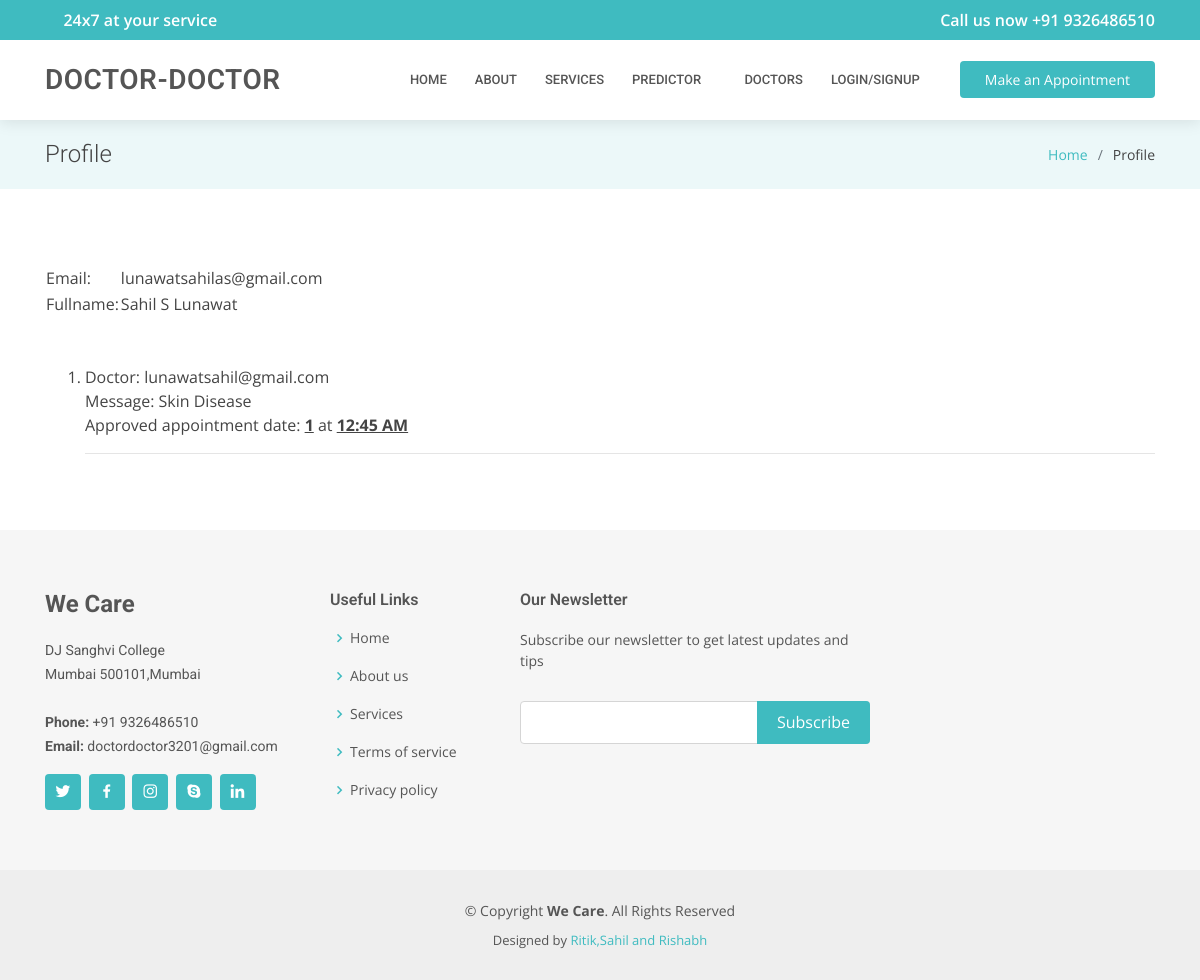
/accounts/client_profile/8/, run on an earlier commit of the app's database.
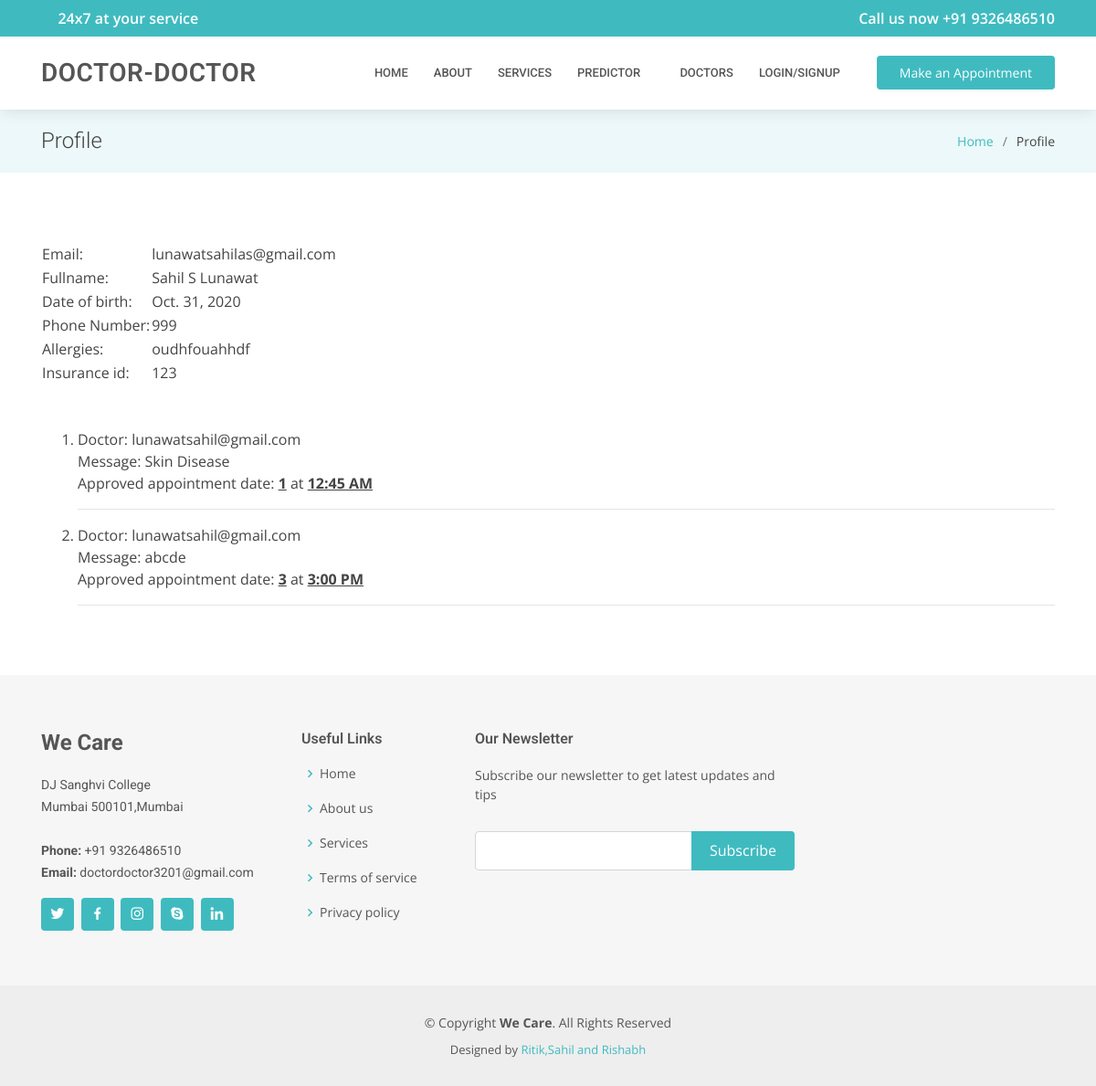
And on a later commit of the database.
### accounts/models.py (models this page shows, shortened)
class CustomUser(AbstractUser):
    id              = models.AutoField(primary_key=True)
    username        = models.CharField(max_length=30,null=True,blank=True)
    fullname        = models.CharField(blank=True, null=True, max_length=255)##
    is_doctor       = models.BooleanField(default=False, blank=True, null=True)
    password        = models.CharField(max_length=255)
    email           = models.EmailField(max_length=254, unique=True)
    date_of_birth   = models.DateField(blank=True, editable=True,null=True)
    date_created    = models.DateField(auto_now=True, editable=False)
    is_active       = models.BooleanField(default=True)
    is_admin        = models.BooleanField(default=False)
    USERNAME_FIELD  = 'email'
    REQUIRED_FIELDS = []
    objects = CustomUserManager()
    def __str__(self):
        return str(self.email)

class Appointment(models.Model):
    id              = models.AutoField(primary_key=True)
    doctor          = models.ForeignKey(Doctor,related_name='appointment_doctor',on_delete=models.CASCADE)
    patient         = models.ForeignKey(Patient,related_name='appointment_patient',on_delete=models.CASCADE)
    day1            = models.DateField(blank=True, editable=True,null=True)
    day2            = models.DateField(blank=True, editable=True,null=True)
    day3            = models.DateField(blank=True, editable=True,null=True)
    message         = models.CharField(blank=True, null=True, max_length=512)
    approved_for    = models.CharField(blank=True, editable=True,null=True, max_length=10)
    approved_time   = models.CharField(blank=True, editable=True,null=True, max_length=10)
    prescription    = models.CharField(blank=True, editable=True,null=True, max_length=1000)
    class Meta:
        verbose_name = 'Appointment'

class Patient(CustomUser):
    phone_number = models.IntegerField(blank=True, null=True)
    blood_group = models.CharField(
        blank=True, null=True, max_length=2, choices=blood_group_choices)
    allergies = models.CharField(blank=True, null=True, max_length=512)
    marital_status = models.CharField(
        blank=True, null=True, max_length=1, choices=marital_status_choices)
    emergency_Name = models.CharField(
        blank=True, null=True, max_length=30, verbose_name='Your emergency name')
    emergency_phone_number = models.IntegerField(
        blank=True, null=True, verbose_name='Your emergency phone number')
    emergency_relationship = models.CharField(
        blank=True, null=True, max_length=30, verbose_name='Relationship')
    insurance_id        = models.IntegerField(blank=True,null=True)
    insurance_company    = models.CharField(blank=True, null=True, max_length=512)
    insurance_validity    = models.DateField(blank=True, editable=True,null=True)
    class Meta:
        verbose_name = 'User: Patient'

### accounts/views.py (the view)
# urls.py: url(r'^accounts/client_profile/(?P<id>[\d]+)/$',views.patient_profile,name='patient_profile'),
def patient_profile(request,id):
    context = {}
    queryset = Patient.objects.filter(customuser_ptr_id=id)
    context['appointments'] = Appointment.objects.filter(patient=id)
    context['fields'] = queryset.get()
    context['patient_profile'] = 'y'
    return render(request, 'accounts/profile.html',context)

### accounts/templatetags/profile_tags.py (called while the page is built)
@register.filter(name='has_group')
def has_group(user, group_name):
    return user.groups.filter(name=group_name).exists()

### accounts/templates/accounts/profile.html (shortened to what this page needs)
{% extends "DoctorDoctor/base.html" %}
{% load profile_tags %}
{% block title_page %}Profile{% endblock %}
{% block title_in_li %}Profile{% endblock %}
{% block inner_page %}
<table>
    <tr>
        <td>Email: </td>
        <td>{{fields.email}}</td>
    </tr>
    <tr>{% if fields.fullname%} <td>Fullname: </td>
        <td>{{fields.fullname}}{% endif%}</td>
    </tr>
    <tr>{% if fields.date_of_birth%} <td>Date of birth: </td>
        <td>{{fields.date_of_birth}}{% endif%}</td>
    </tr>
    <tr>{% if fields.phone_number%} <td>Phone Number: </td>
        <td>{{fields.phone_number}}{% endif%}</td>
    </tr>
    <tr>{% if fields.allergies%} <td>Allergies: </td>
        <td>{{fields.allergies}}{% endif%}</td>
    </tr>
    <tr>{% if fields.insurance_id%} <td>Insurance id: </td>
        <td>{{fields.insurance_id}}{% endif%}</td>
    </tr>
</table>
<br><br>
{% if patient_profile %}
<ol>
{% for app in appointments %}
<li>
Doctor: {{app.doctor}}
<br> Message: {{app.message}}
{% if app.approved_for %}<br> Approved appointment date: <u><strong>{{app.approved_for}}</strong></u> at
<u><strong>{{app.approved_time}}</strong></u><br>{% endif %}
</li><hr>
{% endfor %}
</ol>
{% else %}
{% if request.user|has_group:"Doctors" %}
<a href="{% url 'accounts:doctor_user_update' %}" class="appointment-btn">Edit</a>
{% else %}
<a href="{% url 'accounts:user_update' %}" class="appointment-btn">Edit</a>
{% endif %}
{% endif %}
{% endblock %}

### templates/DoctorDoctor/base.html (shortened to what this page needs)
{% load static %}
{% load profile_tags %}
<!DOCTYPE html>
<html lang="en">
<head>
    <link href="{% static 'DoctorDoctor/assets/vendor/bootstrap/css/bootstrap.min.css' %}" rel="stylesheet">
    <link href="{% static 'DoctorDoctor/assets/vendor/icofont/icofont.min.css' %}" rel="stylesheet">
    <link href="{% static 'DoctorDoctor/assets/vendor/boxicons/css/boxicons.min.css' %}" rel="stylesheet">
    <link href="{% static 'DoctorDoctor/assets/vendor/animate.css/animate.min.css' %}" rel="stylesheet">
    <link href="{% static 'DoctorDoctor/assets/vendor/owl.carousel/assets/owl.carousel.min.css' %}" rel="stylesheet">
    <link href="{% static 'DoctorDoctor/assets/vendor/venobox/venobox.css' %}" rel="stylesheet">
    <link href="{% static 'DoctorDoctor/assets/vendor/aos/aos.css' %}" rel="stylesheet">
    <link href="{% static 'DoctorDoctor/assets/css/style.css' %}" rel="stylesheet">
</head>
<body>
    <div id="topbar" class="d-none d-lg-flex align-items-center fixed-top">
        <div class="container d-flex align-items-center justify-content-between">
            <div class="d-flex align-items-center">
                <i class="icofont-clock-time"></i>24x7 at your service
            </div>
            <div class="d-flex align-items-center">
                <i class="icofont-phone"></i> Call us now +91 9326486510
            </div>
        </div>
    </div>
    <header id="header" class="fixed-top">
        <div class="container d-flex align-items-center">
            <h1 class="logo mr-auto"><a href="{% url 'home' %}">Doctor-Doctor</a></h1>
            <nav class="nav-menu d-none d-lg-block">
                <ul>
                    <li><a href="{% url 'home' %}">Home</a></li>
                    <li><a href="{% url 'home' %}#about">About</a></li>
                    <li><a href="{% url 'home' %}#services">Services</a></li>
                    <li class="drop-down">
                        <a>Predictor</a>
                    </li>
                    <li><a href="{% url 'list_doctors' %}">Doctors</a></li>
                    <li class="drop-down">
                        {% if user.is_authenticated %}
                        <a href="">My account</a>
                        <ul>
                            <li><a href="#">{{user.email}}</a></li><hr>
                            <li><a href="{% url 'accounts:profile' %}">My profile</a></li>
                            <li><a href="{% url 'accounts:past_appointment' %}">All appointments!</a></li>
                            <li><a href="{% url 'accounts:logout' %}">Logout</a></li>
                        </ul>
                        {% else %}
                        <a>LogIn/SignUp</a>
                        {% endif %}
                    </li>
                </ul>
            </nav>
            {% if request.user|has_group:"Doctors" %}
            <a href="{% url 'accounts:see_schedule' %}" class="appointment-btn scrollto">See Appointment Requests</a>
            {% else %}
            <a href="{% url 'accounts:make_appointment' %}" class="appointment-btn scrollto"><span
                    class="d-none d-md-inline">Make an</span>
                Appointment</a>
            {% endif %}
        </div>
    </header>
    <main id="main">
        <section class="breadcrumbs">
            <div class="container">
                <div class="d-flex justify-content-between align-items-center">
                    <h2>{% block title_page %}{% endblock %}</h2>
                    <ol>
                        <li><a href="{% url 'home' %}">Home</a></li>
                        <li>{% block title_in_li %}Login{% endblock %}</li>
                    </ol>
                </div>
            </div>
        </section>
        <section class="inner-page">
            <div class="container">
                <p>
                    {% block inner_page %}
                    {% endblock %}
                </p>
            </div>
        </section>
    </main>
    <footer id="footer">
        <div class="footer-top">
            <div class="container">
                <div class="row">
                    <div class="col-lg-3 col-md-6">
                        <div class="footer-info">
                            <h3>We Care</h3>
                            <p>
                                DJ Sanghvi College <br>
                                Mumbai 500101,Mumbai<br><br>
                                <strong>Phone:</strong> +91 9326486510<br>
                                <strong>Email:</strong> doctordoctor3201@gmail.com<br>
                            </p>
                            <div class="social-links mt-3">
                                <a href="#" class="twitter"><i class="bx bxl-twitter"></i></a>
                                <a href="#" class="facebook"><i class="bx bxl-facebook"></i></a>
                                <a href="#" class="instagram"><i class="bx bxl-instagram"></i></a>
                                <a href="#" class="google-plus"><i class="bx bxl-skype"></i></a>
                                <a href="#" class="linkedin"><i class="bx bxl-linkedin"></i></a>
                            </div>
                        </div>
                    </div>
                    <div class="col-lg-2 col-md-6 footer-links">
                        <h4>Useful Links</h4>
                        <ul>
                            <li><i class="bx bx-chevron-right"></i> <a href="#">Home</a></li>
                            <li><i class="bx bx-chevron-right"></i> <a href="#">About us</a></li>
                            <li><i class="bx bx-chevron-right"></i> <a href="#">Services</a></li>
                            <li><i class="bx bx-chevron-right"></i> <a href="#">Terms of service</a></li>
                            <li><i class="bx bx-chevron-right"></i> <a href="#">Privacy policy</a></li>
                        </ul>
                    </div>
                    <div class="col-lg-4 col-md-6 footer-newsletter">
                        <h4>Our Newsletter</h4>
                        <p>Subscribe our newsletter to get latest updates and tips </p>
                        <form action="{% url 'home' %}" method="post">
                            <input type="email" name="email"><input type="submit" value="Subscribe">
                        </form>
                    </div>
                </div>
            </div>
        </div>
        <div class="container">
            <div class="copyright">
                &copy; Copyright <strong><span>We Care</span></strong>. All Rights Reserved
            </div>
            <div class="credits">
                Designed by <a href="">Ritik,Sahil and Rishabh </a>
            </div>
        </div>
    </footer>
</body>
</html>

### static/DoctorDoctor/assets/css/style.css (style rules this page uses)
body { font-family: "Open Sans", sans-serif; color: #444444; }
a { color: #3fbbc0; }
h1, h2, h3, h4, h5, h6 { font-family: "Roboto", sans-serif; }
#topbar { background: #3fbbc0; color: #fff; height: 40px; font-size: 16px; font-weight: 600; transition: all 0.5s; }
#topbar i { padding-right: 6px; }
#header { background: #fff; transition: all 0.5s; z-index: 997; padding: 20px 0; top: 40px; box-shadow: 0px 2px 15px rgba(0, 0, 0, 0.1); }
#header .logo { font-size: 28px; margin: 0; padding: 0; line-height: 1; font-weight: 600; letter-spacing: 0.5px; text-transform: uppercase; }
#header .logo a { color: #555555; }
.nav-menu ul { margin: 0; padding: 0; list-style: none; }
.nav-menu > ul { display: flex; }
.nav-menu > ul > li { position: relative; white-space: nowrap; padding: 10px 0 10px 28px; }
.nav-menu a { display: block; position: relative; color: #555555; transition: 0.3s; font-size: 13px; font-family: "Roboto", sans-serif; text-transform: uppercase; font-weight: 500; }
.nav-menu .drop-down > a:after { content: "\ea99"; font-family: IcoFont; padding-left: 5px; }
.appointment-btn { margin-left: 25px; background: #3fbbc0; color: #fff; border-radius: 4px; padding: 8px 25px; white-space: nowrap; transition: 0.3s; font-size: 14px; display: inline-block; }
.mobile-nav { position: fixed; top: 55px; right: 15px; bottom: 15px; left: 15px; z-index: 9999; overflow-y: auto; background: #fff; transition: ease-in-out 0.2s; opacity: 0; visibility: hidden; border-radius: 10px; padding: 10px 0; }
.mobile-nav * { margin: 0; padding: 0; list-style: none; }
.mobile-nav a { display: block; position: relative; color: #555555; padding: 10px 20px; font-weight: 500; outline: none; }
.mobile-nav .drop-down > a:after { content: "\ea99"; font-family: IcoFont; padding-left: 10px; position: absolute; right: 15px; }
.mobile-nav .drop-down > a { padding-right: 35px; }
section { padding: 60px 0; overflow: hidden; }
.breadcrumbs { padding: 20px 0; background-color: #ecf8f9; min-height: 40px; margin-top: 120px; }
.breadcrumbs h2 { font-size: 24px; font-weight: 300; margin: 0; }
.breadcrumbs ol { display: flex; flex-wrap: wrap; list-style: none; padding: 0; margin: 0; font-size: 14px; }
.breadcrumbs ol li + li { padding-left: 10px; }
.breadcrumbs ol li + li::before { display: inline-block; padding-right: 10px; color: #6c757d; content: "/"; }
#footer { background: #eeeeee; padding: 0 0 30px 0; color: #555555; font-size: 14px; }
#footer .footer-top { background: #f6f6f6; padding: 60px 0 30px 0; }
#footer .footer-top .footer-info { margin-bottom: 30px; }
#footer .footer-top .footer-info h3 { font-size: 24px; margin: 0 0 20px 0; padding: 2px 0 2px 0; line-height: 1; font-weight: 700; }
#footer .footer-top .footer-info p { font-size: 14px; line-height: 24px; margin-bottom: 0; font-family: "Roboto", sans-serif; }
#footer .footer-top .social-links a { font-size: 18px; display: inline-block; background: #3fbbc0; color: #fff; line-height: 1; padding: 8px 0; margin-right: 4px; border-radius: 4px; text-align: center; width: 36px; height: 36px; transition: 0.3s; }
#footer .footer-top h4 { font-size: 16px; font-weight: 600; position: relative; padding-bottom: 12px; }
#footer .footer-top .footer-links { margin-bottom: 30px; }
#footer .footer-top .footer-links ul { list-style: none; padding: 0; margin: 0; }
#footer .footer-top .footer-links ul i { padding-right: 2px; color: #3fbbc0; font-size: 18px; line-height: 1; }
#footer .footer-top .footer-links ul li { padding: 10px 0; display: flex; align-items: center; }
#footer .footer-top .footer-links ul li:first-child { padding-top: 0; }
#footer .footer-top .footer-links ul a { color: #555555; transition: 0.3s; display: inline-block; line-height: 1; }
#footer .footer-top .footer-newsletter form { margin-top: 30px; background: #fff; padding: 6px 10px; position: relative; border: 1px solid #d5d5d5; border-radius: 4px; }
#footer .footer-top .footer-newsletter form input[type="email"] { border: 0; padding: 4px; width: calc(100% - 110px); }
#footer .footer-top .footer-newsletter form input[type="submit"] { position: absolute; top: -1px; right: -1px; bottom: -1px; border: 0; background: none; font-size: 16px; padding: 0 20px; background: #3fbbc0; color: #fff; transition: 0.3s; border-radius: 0 4px 4px 0; }
#footer .copyright { text-align: center; padding-top: 30px; }
#footer .credits { padding-top: 10px; text-align: center; font-size: 13px; }

What changed in the data, as far as the page shows it:
changed CustomUser "lunawatsahilas@gmail.com": date_of_birth (not shown) → "Oct. 31, 2020"
now on this page (row edited): Patient: phone_number "999", allergies "oudhfouahhdf", insurance_id "123"
changed Patient: phone_number empty → 999 (drawn); allergies empty → "oudhfouahhdf" (drawn); insurance_id empty → 123 (drawn)
added Appointment: doctor "lunawatsahil@gmail.com", message "abcde", approved_for "3", approved_time "3:00 PM"
Also different on the page:
text now shown: "Date of birth: Phone Number: Allergies: Insurance id:"
